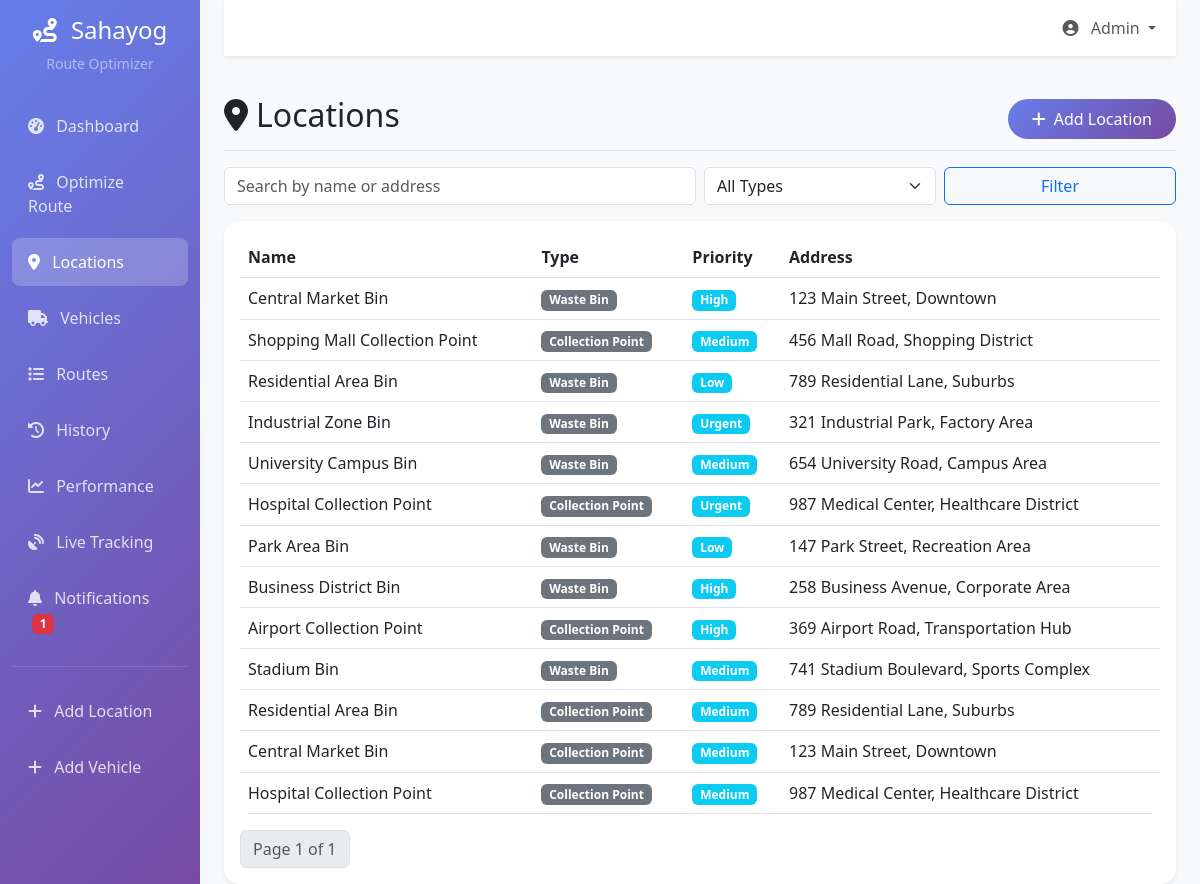
Page /route-optimizer/locations/ on the committed database.
### route_optimizer/models.py (models this page shows, shortened)
class Location(models.Model):
    name = models.CharField(max_length=200)
    address = models.TextField()
    latitude = models.DecimalField(max_digits=9, decimal_places=6)
    longitude = models.DecimalField(max_digits=9, decimal_places=6)
    location_type = models.CharField(max_length=50, choices=[
        ('bin', 'Waste Bin'),
        ('collection_point', 'Collection Point'),
        ('depot', 'Depot'),
        ('landfill', 'Landfill'),
    ])
    priority = models.CharField(max_length=20, choices=[
        ('low', 'Low'),
        ('medium', 'Medium'),
        ('high', 'High'),
        ('urgent', 'Urgent'),
    ], default='medium')
    estimated_waste_volume = models.DecimalField(
        max_digits=8,
        decimal_places=2,
        default=0,
        help_text="Estimated waste volume in liters"
    )
    is_active = models.BooleanField(default=True)
    created_at = models.DateTimeField(auto_now_add=True)
    updated_at = models.DateTimeField(auto_now=True)
    class Meta:
        db_table = 'locations'
        indexes = [
            models.Index(fields=['location_type', 'is_active']),
            models.Index(fields=['priority']),
        ]

### route_optimizer/views.py (the view)
# urls.py: path('locations/', views.locations, name='locations'),
def locations(request):
    search_query = request.GET.get('search', '')
    location_type = request.GET.get('type', '')
    locations_list = Location.objects.filter(is_active=True)
    if search_query:
        locations_list = locations_list.filter(
            Q(name__icontains=search_query) |
            Q(address__icontains=search_query)
        )
    if location_type:
        locations_list = locations_list.filter(location_type=location_type)
    paginator = Paginator(locations_list, 20)
    page_number = request.GET.get('page')
    page_obj = paginator.get_page(page_number)
    context = {
        'page_obj': page_obj,
        'search_query': search_query,
        'location_type': location_type,
        'location_types': Location._meta.get_field('location_type').choices,
    }
    return render(request, 'route_optimizer/locations.html', context)

### route_optimizer/context_processors.py (called while the page is built)
def unread_notifications_count(request):
    try:
        count = Notification.objects.filter(is_read=False).count()
    except Exception:
        count = 0
    return {'unread_notifications_count': count}

### templates/route_optimizer/locations.html (shortened to what this page needs)
{% extends 'base.html' %}
{% block content %}
<div class="d-flex justify-content-between align-items-center pt-3 pb-2 mb-3 border-bottom">
    <h1 class="h2"><i class="fas fa-map-marker-alt me-2"></i>Locations</h1>
    <a class="btn btn-primary" href="{% url 'route_optimizer:add_location' %}"><i class="fas fa-plus me-2"></i>Add Location</a>
</div>
<form class="row g-2 mb-3">
    <div class="col-md-6">
        <input class="form-control" name="search" value="{{ search_query }}" placeholder="Search by name or address" />
    </div>
    <div class="col-md-3">
        <select class="form-select" name="type">
            <option value="">All Types</option>
        </select>
    </div>
    <div class="col-md-3">
        <button class="btn btn-outline-primary w-100" type="submit">Filter</button>
    </div>
</form>
<div class="card">
  <div class="card-body">
    {% if page_obj.object_list %}
    <div class="table-responsive">
      <table class="table table-hover">
        <thead>
          <tr>
            <th>Name</th><th>Type</th><th>Priority</th><th>Address</th>
          </tr>
        </thead>
        <tbody>
        {% for loc in page_obj.object_list %}
          <tr>
            <td>{{ loc.name }}</td>
            <td><span class="badge bg-secondary">{{ loc.get_location_type_display }}</span></td>
            <td><span class="badge bg-info">{{ loc.get_priority_display }}</span></td>
            <td>{{ loc.address }}</td>
          </tr>
        {% endfor %}
        </tbody>
      </table>
    </div>
    <nav>
      <ul class="pagination mb-0">
        <li class="page-item disabled"><span class="page-link">Page {{ page_obj.number }} of {{ page_obj.paginator.num_pages }}</span></li>
      </ul>
    </nav>
    {% else %}
      <p class="mb-0 text-muted">No locations found.</p>
    {% endif %}
  </div>
</div>
{% endblock %}

### templates/base.html (style rules this page uses)
.card { border: none; border-radius: 15px; box-shadow: 0 0.125rem 0.25rem rgba(0, 0, 0, 0.075); transition: transform 0.2s ease; }
.btn-primary { background: linear-gradient(135deg, #667eea 0%, #764ba2 100%); border: none; border-radius: 25px; padding: 0.5rem 1.5rem; }
.table { border-radius: 10px; overflow: hidden; }

### rows in the picture
Location: name "Central Market Bin", location_type "Waste Bin", priority "High", address "123 Main Street, Downtown"
Location: name "Shopping Mall Collection Point", location_type "Collection Point", priority "Medium", address "456 Mall Road, Shopping District"
Location: name "Residential Area Bin", location_type "Waste Bin", priority "Low", address "789 Residential Lane, Suburbs"
Location: name "Industrial Zone Bin", location_type "Waste Bin", priority "Urgent", address "321 Industrial Park, Factory Area"
Location: name "University Campus Bin", location_type "Waste Bin", priority "Medium", address "654 University Road, Campus Area"
Location: name "Hospital Collection Point", location_type "Collection Point", priority "Urgent", address "987 Medical Center, Healthcare District"
Location: name "Park Area Bin", location_type "Waste Bin", priority "Low", address "147 Park Street, Recreation Area"
Location: name "Business District Bin", location_type "Waste Bin", priority "High", address "258 Business Avenue, Corporate Area"
Location: name "Airport Collection Point", location_type "Collection Point", priority "High", address "369 Airport Road, Transportation Hub"
Location: name "Stadium Bin", location_type "Waste Bin", priority "Medium", address "741 Stadium Boulevard, Sports Complex"
Location: name "Residential Area Bin", location_type "Collection Point", priority "Medium", address "789 Residential Lane, Suburbs"
Location: name "Central Market Bin", location_type "Collection Point", priority "Medium", address "123 Main Street, Downtown"
Location: name "Hospital Collection Point", location_type "Collection Point", priority "Medium", address "987 Medical Center, Healthcare District"

### other values in the picture
{{ unread_notifications_count }} "1"
{{ page_obj.number }} "1"
{{ page_obj.paginator.num_pages }} "1"
